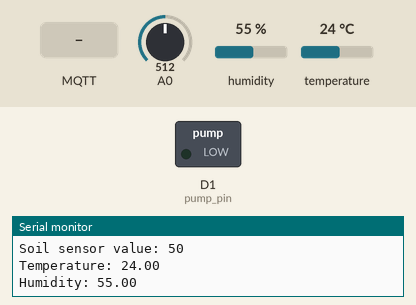
This sketch was run on a simulated ESP8266 (NodeMCU). Shown: switched loads named in the sketch (green lamp = pin HIGH), the last lines printed to the serial monitor. The inputs (shaded band) are chosen by the test bench; at power-on: A0 = 512, humidity 55 %, temperature 24 °C. WiFi joins after 1.5 s; servers stay silent unless stated; no MQTT or app messages arrive unless stated.

Above: at 2.7 s.
2.8 s: MQTT message "ON" arrives on the first subscribed topic
At 5.1 s:
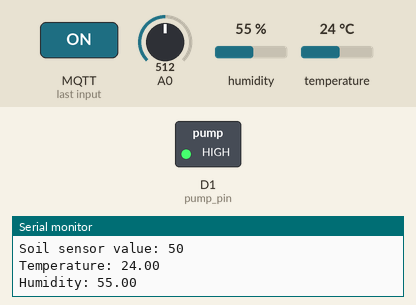
6.1 s: MQTT message "OFF" arrives on the first subscribed topic
At 8.4 s:
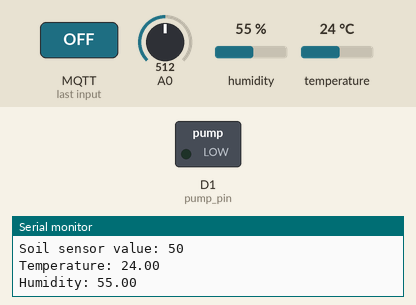
Timing chart, 0 to 9.9 s (numbered marks = the images above; inputs shaded):
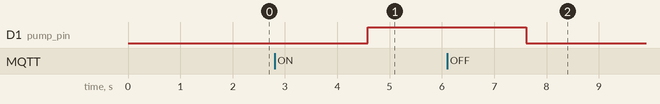

The sketch:

Irigatarr.ino
```cpp
#include <Arduino.h>
#include <ESP8266WiFi.h>
#include <PubSubClient.h>
#include "DHT.h" // Include the DHT library for temperature and humidity

#include "Config.h"
#include "PumpControl.h"


WiFiClient espClient;
PubSubClient client(espClient);

#define DHTPIN D4  // Define the pin for the DHT sensor
#define DHTTYPE DHT11 // Change to DHT22 if you’re using a DHT22 sensor

PumpControl pumpControl(client, pump_pin, status_topic, pump_control_topic);


DHT dht(DHTPIN, DHTTYPE);

unsigned long lastPumpActivation = 0;
bool isPumpRunning = false;
const unsigned long maxPumpRunTime = 20000; // 20 seconds

void connectToWiFi() {
    WiFi.begin(ssid, password);
    while (WiFi.status() != WL_CONNECTED) {
        delay(500);
        Serial.print(".");
    }
    Serial.println("\nWiFi connected");
}

void connectToMQTT() {
    while (!client.connected()) {
        Serial.print("Connecting to MQTT...");
        if (client.connect("plant_name")) {
            Serial.println("connected");

            // Publish availability
            client.publish(status_topic, "online", true);

            // Subscribe to pump control topic
            client.subscribe(pump_control_topic);

            // Pump Control Button Discovery
            String pumpButtonDiscoveryPayload = "{\"device\":{\"identifiers\":[\"" + String(plant_name) + "\"],\"name\":\"" + String(plant_name) + " Environmental Sensor\",\"model\":\"ESP8266\",\"manufacturer\":\"Custom\"},\"availability_topic\":\"" + String(status_topic) + "\",\"name\":\"Pump Control\",\"command_topic\":\"" + String(pump_control_topic) + "\",\"payload_press\":\"PRESS\",\"unique_id\":\"pump_button_" + String(plant_name) + "\",\"device_class\":\"button\"}";
            client.publish("homeassistant/button/pump_control/config", pumpButtonDiscoveryPayload.c_str(), true);

            // Soil Moisture Discovery
            String soilDiscoveryPayload = "{\"device\":{\"identifiers\":[\"" + String(plant_name) + "\"],\"name\":\"" + String(plant_name) + " Environmental Sensor\",\"model\":\"ESP8266\",\"manufacturer\":\"Custom\"},\"availability_topic\":\"" + String(status_topic) + "\",\"state_topic\":\"" + String(soil_sensor_topic) + "\",\"unit_of_measurement\":\"%\",\"unique_id\":\"soil_sensor_" + String(plant_name) + "\",\"device_class\":\"moisture\",\"name\":\"Soil Moisture\"}";
            client.publish("homeassistant/sensor/soil_moisture/config", soilDiscoveryPayload.c_str(), true);

            // Temperature Discovery
            String tempDiscoveryPayload = "{\"device\":{\"identifiers\":[\"" + String(plant_name) + "\"],\"name\":\"" + String(plant_name) + " Environmental Sensor\",\"model\":\"ESP8266\",\"manufacturer\":\"Custom\"},\"availability_topic\":\"" + String(status_topic) + "\",\"state_topic\":\"" + String(temperature_topic) + "\",\"unit_of_measurement\":\"°C\",\"unique_id\":\"temperature_sensor_" + String(plant_name) + "\",\"device_class\":\"temperature\",\"name\":\"Temperature\"}";
            client.publish("homeassistant/sensor/temperature/config", tempDiscoveryPayload.c_str(), true);

            // Humidity Discovery
            String humidityDiscoveryPayload = "{\"device\":{\"identifiers\":[\"" + String(plant_name) + "\"],\"name\":\"" + String(plant_name) + " Environmental Sensor\",\"model\":\"ESP8266\",\"manufacturer\":\"Custom\"},\"availability_topic\":\"" + String(status_topic) + "\",\"state_topic\":\"" + String(humidity_topic) + "\",\"unit_of_measurement\":\"%\",\"unique_id\":\"humidity_sensor_" + String(plant_name) + "\",\"device_class\":\"humidity\",\"name\":\"Humidity\"}";
            client.publish("homeassistant/sensor/humidity/config", humidityDiscoveryPayload.c_str(), true);

        } else {
            Serial.print("failed, rc=");
            Serial.print(client.state());
            Serial.println(" try again in 5 seconds");
            delay(5000);
        }
    }
}


void mqttCallback(char* topic, byte* payload, unsigned int length) {
    String message = "";
    for (unsigned int i = 0; i < length; i++) {
        message += (char)payload[i];
    }

    Serial.print("MQTT message received on topic: ");
    Serial.println(topic);
    Serial.print("Message: ");
    Serial.println(message);

    pumpControl.handleMessage(topic, message); // Delegate pump-related messages to PumpControl
}

void setup() {
    Serial.begin(115200);

    // Set up pins
    pinMode(pump_pin, OUTPUT);
    digitalWrite(pump_pin, LOW);

    // Initialize DHT sensor
    dht.begin();

    // Set up WiFi and MQTT
    connectToWiFi();
    client.setServer(mqtt_server, mqtt_port);
    client.setCallback(mqttCallback);

    // Set MQTT buffer size
    client.setBufferSize(1024); // Adjust size as needed (e.g., 1024 or 2048 bytes)

    // Initialize PumpControl
    pumpControl.init();

}

void loop() {
    // Maintain MQTT connection
    if (!client.connected()) {
        connectToMQTT();
    }
    client.loop();

    // Read soil sensor data
    int rawValue = analogRead(soil_sensor_pin);
    int soilValue = map(rawValue, 0, 1023, 0, 100);
    String soilMessage = String(soilValue);

    Serial.print("Soil sensor value: ");
    Serial.println(soilValue);
    client.publish(soil_sensor_topic, soilMessage.c_str());

    // Read temperature and humidity from DHT sensor
    float temperature = dht.readTemperature();
    float humidity = dht.readHumidity();

    if (isnan(temperature) || isnan(humidity)) {
        Serial.println("Failed to read from DHT sensor!");
    } else {
        String tempMessage = String(temperature);
        String humidityMessage = String(humidity);

        Serial.print("Temperature: ");
        Serial.println(tempMessage);
        Serial.print("Humidity: ");
        Serial.println(humidityMessage);

        client.publish(temperature_topic, tempMessage.c_str());
        client.publish(humidity_topic, humidityMessage.c_str());
    }

    // Handle pump timeout
      pumpControl.checkTimeout();


    delay(3000); // Adjust as needed
}
```

PumpControl.h
```cpp
#ifndef PUMP_CONTROL_H
#define PUMP_CONTROL_H

#include <Arduino.h>
#include <PubSubClient.h>

class PumpControl {
private:
    PubSubClient& mqttClient;
    int pumpPin;
    const char* statusTopic;
    const char* controlTopic;
    unsigned long lastActivationTime;
    bool isRunning;
    const unsigned long maxRunTime = 20000; // Max pump run time in milliseconds

public:
    PumpControl(PubSubClient& client, int pin, const char* status, const char* control)
        : mqttClient(client), pumpPin(pin), statusTopic(status), controlTopic(control), lastActivationTime(0), isRunning(false) {}

    void init() {
        pinMode(pumpPin, OUTPUT);
        digitalWrite(pumpPin, LOW);
    }

    void handleMessage(const String& topic, const String& message) {
        if (topic == String(controlTopic)) {
            if (message == "ON") {
                activatePump();
            } else if (message == "OFF") {
                deactivatePump();
            } else {
                Serial.println("Invalid pump control command received.");
            }
        }
    }

    void checkTimeout() {
        if (isRunning && millis() - lastActivationTime > maxRunTime) {
            Serial.println("Pump stopped due to timeout.");
            deactivatePump();
        }
    }

private:
    void activatePump() {
        Serial.println("Activating pump.");
        digitalWrite(pumpPin, HIGH);
        isRunning = true;
        lastActivationTime = millis();
        mqttClient.publish(statusTopic, "Pump turned ON");
    }

    void deactivatePump() {
        Serial.println("Deactivating pump.");
        digitalWrite(pumpPin, LOW);
        isRunning = false;
        mqttClient.publish(statusTopic, "Pump turned OFF");
    }
};

#endif
```

Config.h
```cpp
#ifndef CONFIG_H
#define CONFIG_H

// Wi-Fi Configuration
extern const char* ssid;
extern const char* password;

// Plant Configuration
extern const char* plant_name;


// MQTT Configuration
extern const char* mqtt_server;
extern const int mqtt_port;
extern const char* soil_sensor_topic;
extern const char* pump_control_topic;
extern const char* status_topic;
extern const char* discovery_topic;
extern const char* temperature_topic;
extern const char* humidity_topic;

// Pin Configuration
extern const int pump_pin;
extern const int soil_sensor_pin;
extern const int dht_pin;

#endif // CONFIG_H
```

config.cpp
```cpp
// Config.cpp
#include "Config.h"

// Wi-Fi Configuration
const char* ssid = "rs500m-19a9b1-1";
const char* password = "978dd720f969c";

// Plant Configuration
const char* plant_name = "Monstera1"; // Define the plant name

// MQTT Configuration
const char* mqtt_server = "192.168.1.46";
const int mqtt_port = 1883;
const char* soil_sensor_topic = "home/soil_moisture";
const char* temperature_topic = "home/temperature";
const char* humidity_topic = "home/humidity";
const char* pump_control_topic = "home/control_pump";
const char* status_topic = "home/device_status";
const char* discovery_topic = "homeassistant/device_discovery";

// Pin Configuration
const int pump_pin = 5; // GPIO 5 (D1)
const int soil_sensor_pin = 0; // Analog pin
const int dht_pin = 2; // GPIO number for D4
```

Measured:
- after the input at 2.8 s, D1 (pump_pin): LOW → HIGH after 1.8 s
- after the input at 6.1 s, D1 (pump_pin): HIGH → LOW after 1.5 s
